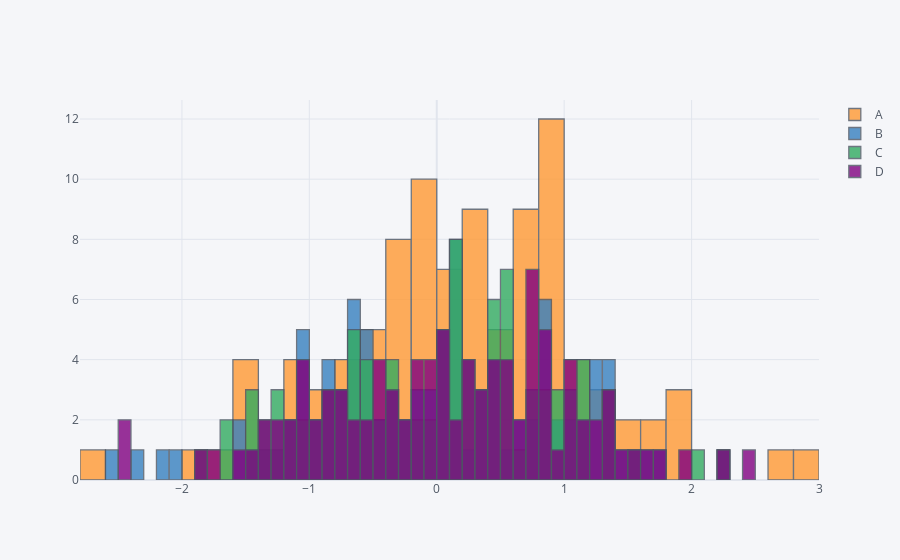

Notebook source saved alongside this figure:
### Code cell
df.iplot(kind='hist',bins=50)
